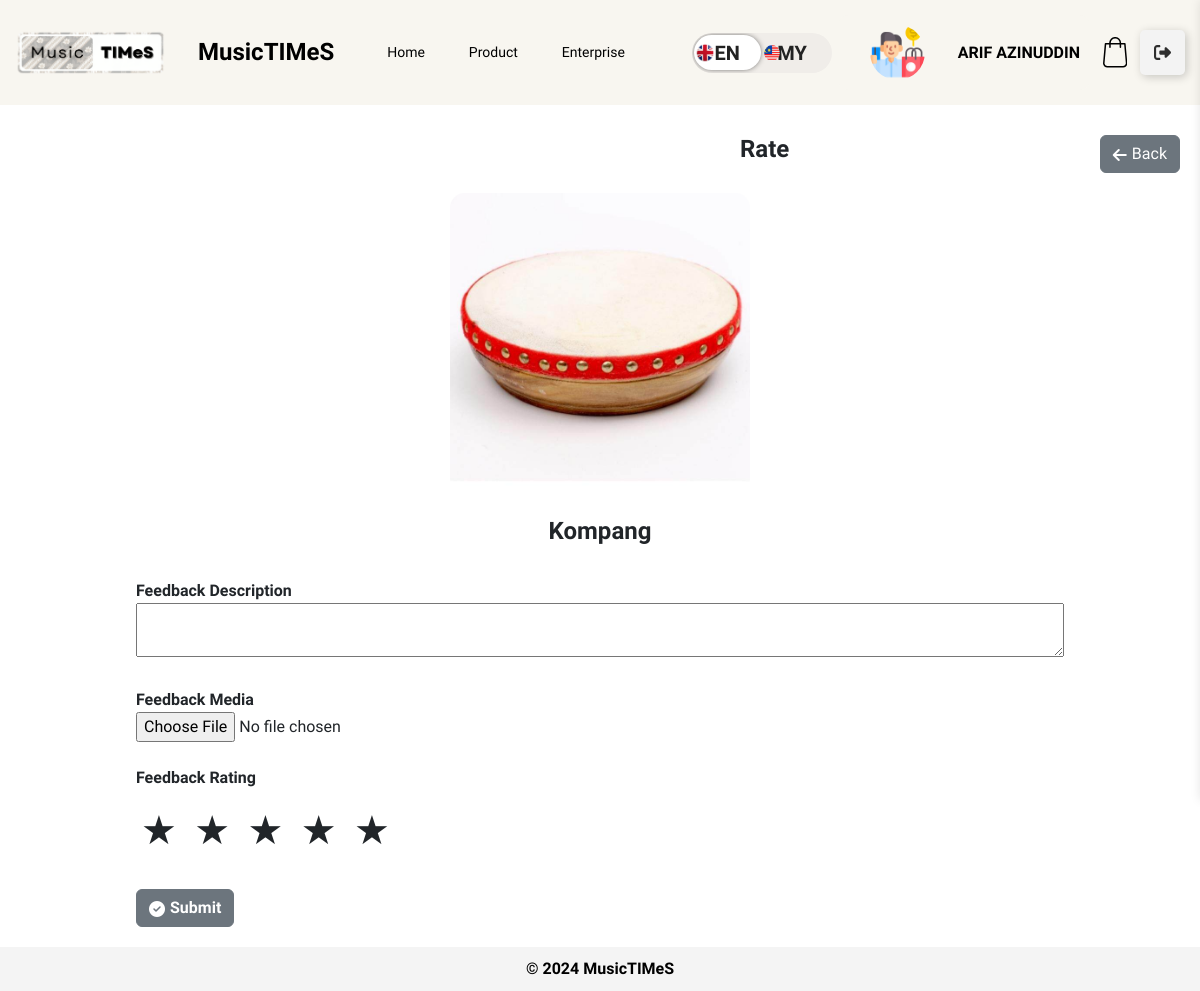
Page /customer/create-feedback.php?product_id=1&order_id=27 (signed in) on the committed database.
### tables this page shows
CREATE TABLE `customers` (
  `customer_id` int(11) NOT NULL,
  `customer_name` varchar(100) DEFAULT NULL,
  `customer_username` varchar(20) DEFAULT NULL,
  `customer_email` varchar(100) DEFAULT NULL,
  `customer_password` varchar(255) DEFAULT NULL,
  `customer_image` varchar(255) DEFAULT NULL,
  `customer_phone` varchar(15) DEFAULT NULL,
  `customer_address` text DEFAULT NULL,
  `customer_status` enum('active','inactive','pending') DEFAULT NULL,
  `confirm_password` varchar(255) DEFAULT NULL,
  `otp` int(6) DEFAULT NULL,
  `otp_sent_at` timestamp NULL DEFAULT NULL,
  `verified_at` timestamp NULL DEFAULT NULL,
  `is_verified` tinyint(1) NOT NULL
);

CREATE TABLE `product` (
  `product_id` int(12) NOT NULL,
  `category_id` int(5) DEFAULT NULL,
  `enterprise_id` int(12) DEFAULT NULL,
  `product_name` varchar(100) DEFAULT NULL,
  `product_desc` varchar(300) DEFAULT NULL,
  `product_quantity` int(200) DEFAULT NULL,
  `product_tag` varchar(50) DEFAULT NULL,
  `product_price` decimal(10,2) DEFAULT NULL,
  `product_image` varchar(255) DEFAULT NULL,
  `created_product` timestamp NOT NULL DEFAULT current_timestamp(),
  `updated_product` timestamp NULL DEFAULT NULL,
  `product_status` enum('Available','Not Available') DEFAULT NULL
);

### customer/create-feedback.php (the view, shortened to what this page needs)
<?php include './layout/main.php'; ?>
<head>
</head>
<main>
<section style="padding:20px">
    <div class="header-container">
        <h1><?php echo __('rate')?></h1>
        <div class="button-container">
            <a href="customer-feedback.php" class="btn btn-secondary"><i class="fa-solid fa-arrow-left fa-beat-fade" style="margin-top: 5px; margin-right: 5px;"></i> <?php echo __('back')?></a>
        </div>
    </div>
    <form method="post" enctype="multipart/form-data" onsubmit="return validateForm()">
        <?php
            $product_id = $_GET['product_id'];
            $product_query = "SELECT * FROM product WHERE product_id = $product_id";
            $product_result = $conn->query($product_query);
            if ($product_result->num_rows > 0) {
                $product = $product_result->fetch_assoc();
                echo '<div class="product-info">
                    <img src="../image/product/'.$product['product_image'].'" class="card-img-top" alt="Product Image" style="margin-top: 20px; margin-bottom: 20px;">
                    <div class="product-name">'.$product['product_name'].'</div>
                </div>';
            }
        ?>
        <label style="font-weight:bold" for="feedback_desc" class="font-weight-bold"><?php echo __('feedback_description')?></label><br>
        <textarea style="width:100%;" id="feedback_desc" name="feedback_desc" style="border-radius: 10px;" autocomplete="off" required></textarea><br><br>
        <label style="font-weight:bold" for="feedback_media" class="font-weight-bold"><?php echo __('feedback_media')?></label><br>
        <input style="width:100%;" type="file" id="feedback_media" name="feedback_media" required><br><br>
        <div style="font-weight:bold"><?php echo __('feedback_rating')?></div>
        <div id="rating" style="font-size: 50px;">
            <span class="star" data-rating="1">&#9733;</span>
            <span class="star" data-rating="2">&#9733;</span>
            <span class="star" data-rating="3">&#9733;</span>
            <span class="star" data-rating="4">&#9733;</span>
            <span class="star" data-rating="5">&#9733;</span>
        </div>
        <button type="submit" class="btn btn-secondary mt-4"><i class="fa-solid fa-circle-check fa-beat-fade" style="margin-top: 5px; margin-right: 5px;"></i> <strong><?php echo __('submit')?></strong></button>
    </form>
</section>
</main>
<?php include './layout/footer.php'; ?>
</body>
</html>

### customer/layout/main.php (shortened to what this page needs)
<?php
include '../db.php';
?>
<?php
$language = 'en';
$langFile = "../languages/{$language}.php";
if (file_exists($langFile)) {
    $translations = include $langFile;
} else {
    $translations = [];
}
function __($key) {
    global $translations;
    return $translations[$key] ?? $key;
}
?>
<!DOCTYPE html>
<html lang="en">
<head>
    <link href="https://cdn.jsdelivr.net/npm/bootstrap@5.3.2/dist/css/bootstrap.min.css" rel="stylesheet">
    <link rel="stylesheet" href="../style/sidebar_enterprise.css">
    <link rel="stylesheet" href="../style/customer_main.css">
</head>
<body>
<header>
    <img src="../image/logo.png" alt="MusicTIMeS Logo" id="logo">
    <h1 style="font-weight: bold;">MusicTIMeS</h1>
    <nav id="navbar">
        <a href="./homepage.php" id="nav-home" onclick="setActive(event, 'nav-home', './homepage.php')"><?php echo __('home'); ?></a>
        <a href="./product-listing.php" id="nav-product" onclick="setActive(event, 'nav-product', './product-listing.php')"><?php echo __('product'); ?></a>
        <a href="./enterprise-listing.php" id="nav-enterprise" onclick="setActive(event, 'nav-enterprise', './enterprise-listing.php')"><?php echo __('enterprise'); ?></a>
    </nav>
    <div class="header-options">
        <div class="btn-container">
            <form method="post" id="languageForm">
                <label class="switch btn-language-mode-switch">
                    <label class="btn-language-mode-switch-inner" data-off="en" data-on="my" for="language_mode" style="text-transform: uppercase; display:flex;align-items:center; font-size:12px">
                        <img src="../image/england.png" alt="EN Flag" style="width: 20px; height: 20px; margin-left:3px; z-index:1000" /></img>
                        <img src="../image/malaysia.png" alt="MY Flag" style="width: 20px; height: 20px; margin-left:47px; z-index:1000" /></img>
                    </label>
                </label>
            </form>
        </div>
        <div class="profile-option" style="background-color: #F8F6F0;">
            <?php
                $customer_username = $_SESSION['customer_username'];
                $query = "SELECT customer_name, customer_image, customer_address FROM customers WHERE customer_username='$customer_username'";
                $result = $conn->query($query);
                $customer = $result->fetch_assoc();
            ?>
            <div class="profile-info">
                <div class="profile-image">
                <?php
                $image_path = "/musictimes/image/customer/";
                $default_image = "/musictimes/image/default-customer.png";
                if (!empty($customer['customer_image']) && file_exists($_SERVER['DOCUMENT_ROOT'] . $image_path . $customer['customer_image'])) {
                    $image_path .= $customer['customer_image'];
                } else {
                    $image_path = $default_image;
                }
                echo '<img src="' . htmlspecialchars($image_path, ENT_QUOTES, 'UTF-8') . '" alt="Customer Profile Image" style="width: 50%; height: 50%; max-width: 100px; max-height: 100px; border-radius: 50%;">';
                ?>
                </div>
                <div class="profile-details">
                <a href="./customer-profile.php" class="customer-link" style="color: initial; text-decoration: none;" onmouseover="this.style.color='grey'" onmouseout="this.style.color='initial'">
                    <p class="customer-name"><?php echo htmlspecialchars($customer['customer_name'], ENT_QUOTES, 'UTF-8'); ?></p>
                </a>
                </div>
            </div>
        </div>
        <?php
        $totalQuantity = 0;
        ?>
        <button id="cart_quantity" data-quantity="<?php echo $totalQuantity; ?>" class="btn-cart" id="cart-toggle" onclick="handleCart()">
            <svg class="icon-cart" viewBox="0 0 24.38 30.52" height="30.52" width="24.38" xmlns="http://www.w3.org/2000/svg">
                <title><?php echo __('cart'); ?></title>
                <path transform="translate(-3.62 -0.85)" d="M28,27.3,26.24,7.51a.75.75,0,0,0-.76-.69h-3.7a6,6,0,0,0-12,0H6.13a.76.76,0,0,0-.76.69L3.62,27.3v.07a4.29,4.29,0,0,0,4.52,4H23.48a4.29,4.29,0,0,0,4.52-4ZM15.81,2.37a4.47,4.47,0,0,1,4.46,4.45H11.35a4.47,4.47,0,0,1,4.46-4.45Zm7.67,27.48H8.13a2.79,2.79,0,0,1-3-2.45L6.83,8.34h3V11a.76.76,0,0,0,1.52,0V8.34h8.92V11a.76.76,0,0,0,1.52,0V8.34h3L26.48,27.4a2.79,2.79,0,0,1-3,2.44Zm0,0"></path>
            </svg>
        </button>
        <a class="logout-button" onclick="confirmLogout()">
        <div class="sign"></div>
        <div class="text"><?php echo __('logout'); ?></div></a>
    </div>
</header>

### style/sidebar_enterprise.css (style rules this page uses)
* { font-family: "Freeman", sans-serif; }
body { font-family: Arial Narrow; margin: 0; padding: 0; display: flex; flex-direction: column; min-height: 100vh; background-color: #f4f4f4; }
header { background-color: #F8F6F0; color: black; padding: 15px; text-align: center; flex-shrink: 0; display: flex; justify-content: space-between; align-items: center; box-shadow: 0 2px 5px rgba(0, 0, 0, 0.2); }
#logo { max-width: 150px; height: auto; }
h1 { margin: 0; font-size: 1.5em; display: flex; align-items: center; }
span { font-weight: normal; font-size: 0.8em; margin-left: 5px; }
.header-options { display: flex; align-items: center; }
.language-dropdown, .profile-option, .logout-option { margin-left: 20px; }
.language-dropdown a, .profile-option a, .logout-option a { color: black; }
a { color: white; text-decoration: none; }
.logout-button { --black: #000000; --ch-black: #141414; --eer-black: #1b1b1b; --night-rider: #2e2e2e; --white: #ffffff; --af-white: #f3f3f3; --ch-white: #e1e1e1; display: flex; align-items: center; justify-content: flex-start; width: 45px; height: 45px; border: none; border-radius: 5px; cursor: pointer; position: relative; overflow: hidden; transition-duration: .3s; box-shadow: 2px 2px 10px rgba(0, 0, 0, 0.199); background-color: var(--af-white); }
.sign { width: 100%; transition-duration: .3s; display: flex; align-items: center; justify-content: center; }
.sign svg { width: 17px; }
main { display: flex; flex: 1; background-color: #fff; }
nav a { color: #5B5959; text-decoration: none; font-weight: none; font-size: 14px; }
section { flex: 1; padding: 20px; }
.btn-container { display: table-cell; vertical-align: middle; text-align: center; }
.btn-language-mode-switch { display: inline-block; margin: 0px; position: relative; }
.btn-language-mode-switch > label.btn-language-mode-switch-inner { margin: 0px; width: 140px; height: 40px; background-color: #f0ede9; border-radius: 26px; overflow: hidden; position: relative; transition: all 0.3s ease; display: block; }
.btn-language-mode-switch > label.btn-language-mode-switch-inner:before { content: attr(data-on); position: absolute; font-size: 20px; font-weight: 600; right: 25px; color: #222; }
.btn-language-mode-switch > label.btn-language-mode-switch-inner:after { content: attr(data-off); width: 67px; height: 35px; left: 2px; background: #fff; border-radius: 26px; position: absolute; font-size: 20px; display: flex; justify-content: center; text-align: center; transition: all 0.3s ease; box-shadow: 0px 0px 6px -2px #111; padding: 5px 0px; color: #222; font-weight: 600; align-items: center; }
.profile-option { display: flex; align-items: center; justify-content: space-between; padding: 10px; background-color: #F8F6F0; border-radius: 10px; }
.profile-info { display: flex; align-items: center; }
.profile-image img { width: 25%; height: 25%; max-width: 40px; max-height: 40px; border-radius: 50%; margin-right: 10px; }

### style/customer_main.css (style rules this page uses)
nav { background-color: #F8F6F0; text-align: center; }
nav a { display: inline-block; padding: 15px 20px; color: black; text-decoration: none; transition: background-color 0.3s; }
.btn-cart { display: flex; align-items: center; justify-content: center; width: 50px; height: 50px; border-radius: 10px; border: none; background-color: transparent; position: relative; }
.btn-cart::after { content: attr(data-quantity); width: fit-content; height: fit-content; position: absolute; font-size: 15px; color: black; font-family: 'Lucida Sans', 'Lucida Sans Regular', 'Lucida Grande', 'Lucida Sans Unicode', Geneva, Verdana, sans-serif; opacity: 0; visibility: hidden; transition: .2s linear; top: 115%; }
.icon-cart { width: 24.38px; height: 30.52px; transition: .2s linear; }
.profile-option { display: flex; align-items: center; justify-content: space-between; padding: 10px; background-color: lightgray; border-radius: 10px; }
.profile-info { display: flex; align-items: center; }
.profile-image img { width: 25%; height: 25%; max-width: 40px; max-height: 40px; border-radius: 50%; margin-right: 10px; }
.customer-name { font-weight: bold; margin: 0; }

### customer/layout/main.php (style rules this page uses)
* { font-family: "Freeman", sans-serif; }
.profile-details { position: relative; display: inline-block; }
.customer-link { color: initial; text-decoration: none; }

### rows in the picture
customers: customer_name "ARIF AZINUDDIN"
product: product_image (picture), product_name "Kompang"

### other values in the picture
__('home') "Home"
__('product') "Product"
__('enterprise') "Enterprise"
__('rate') "Rate"
__('back') "Back"
__('feedback_description') "Feedback Description"
__('feedback_media') "Feedback Media"
__('feedback_rating') "Feedback Rating"
__('submit') "Submit"
